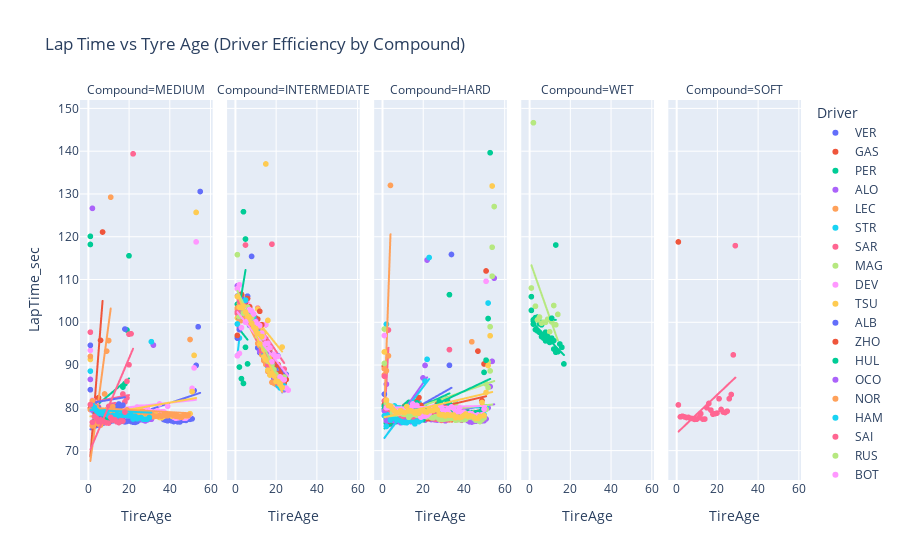

This figure's notebook cell:
### Code cell
fig = px.scatter(merged_df,
                 x="TireAge",
                 y="LapTime_sec",
                 color="Driver",
                 facet_col="Compound",
                 trendline="ols",
                 hover_data=["Stint", "TyreLife"],
                 title="Lap Time vs Tyre Age (Driver Efficiency by Compound)")
fig.show()
